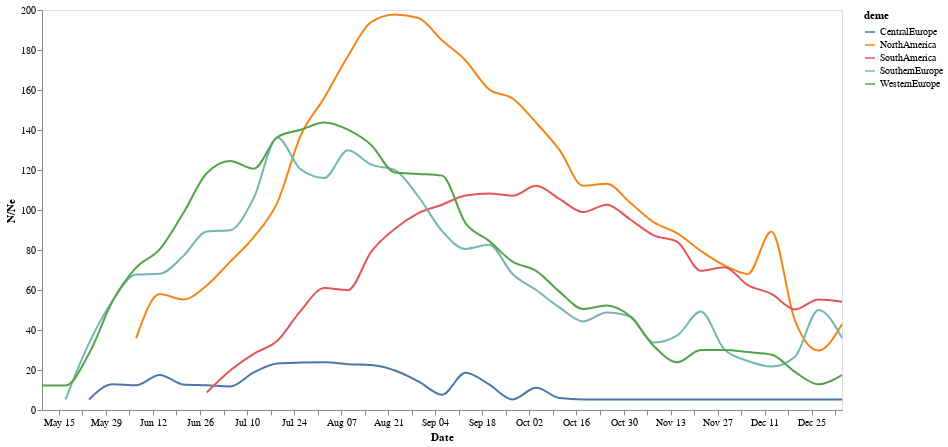

Notebook cell for this chart:
### Code cell
alt.Chart(combined_ne_prev_df).mark_line(
    opacity=1, interpolate='monotone', color = "#f58518"
).encode(
    alt.X('date:T', axis=alt.Axis(title="Date", grid=False)),
    alt.Y('ne_div_tao_median', axis=alt.Axis(title="N/Ne", grid=False)),
    #alt.Y("log_median"),
    alt.Color("deme:N")
).properties(
    width=800,
    height=400)

### Figure 1 — Vega-Lite specification as saved in the notebook (floating-point values rounded to 4 significant figures; data arrays with more than 128 entries replaced by an {"elided": "..."} marker saying what was removed)
{"config": {"view": {"continuousWidth": 400, "continuousHeight": 300}}, "data": {"name": "data-4831aafb5633f0ae95d11d1e61db18fa"}, "mark": {"type": "line", "color": "#f58518", "interpolate": "monotone", "opacity": 1}, "encoding": {"color": {"field": "deme", "type": "nominal"}, "x": {"axis": {"grid": false, "title": "Date"}, "field": "date", "type": "temporal"}, "y": {"axis": {"grid": false, "title": "N/Ne"}, "field": "ne_div_tao_median", "type": "quantitative"}}, "height": 400, "width": 800, "$schema": "https://vega.github.io/schema/vega-lite/v4.17.0.json", "datasets": {"data-4831aafb5633f0ae95d11d1e61db18fa": {"elided": "161 records"}}}
